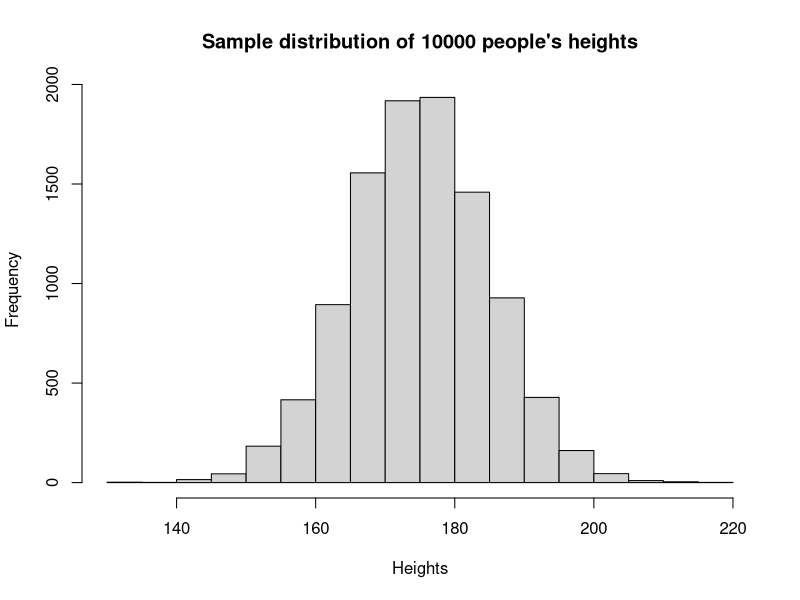
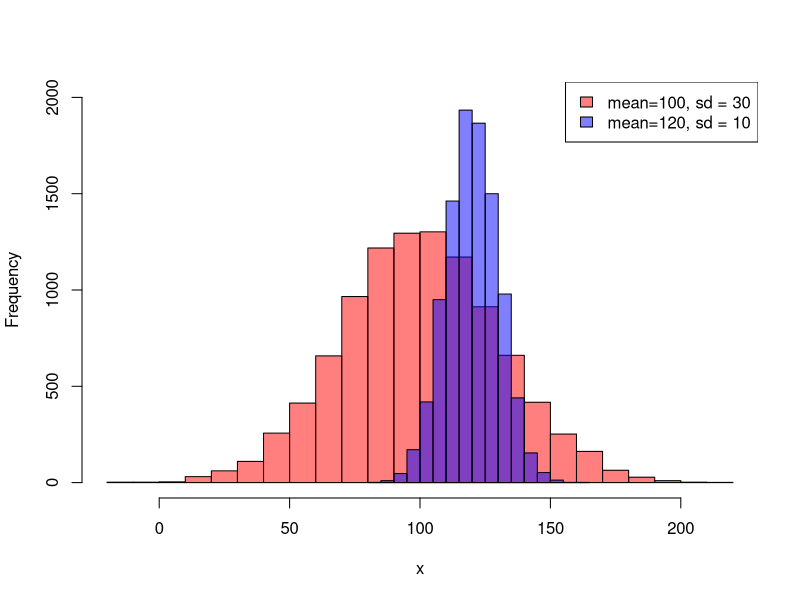
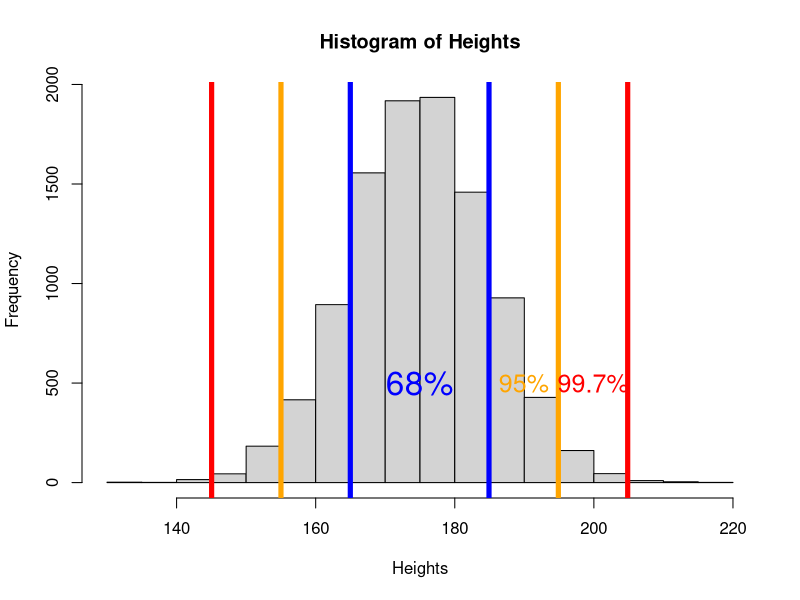
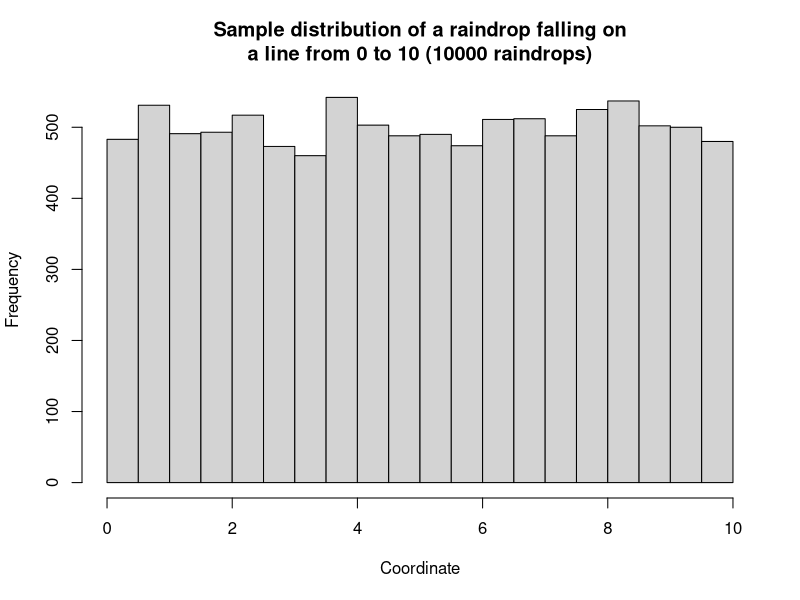
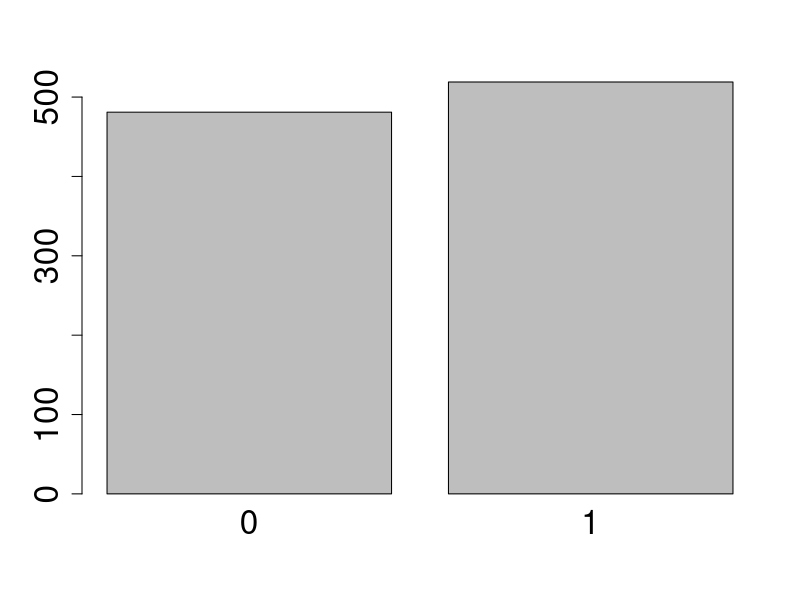
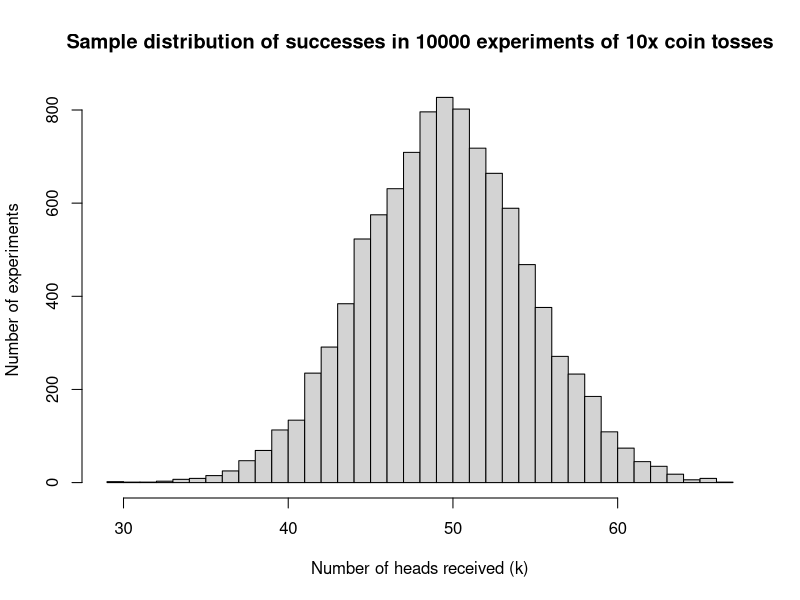
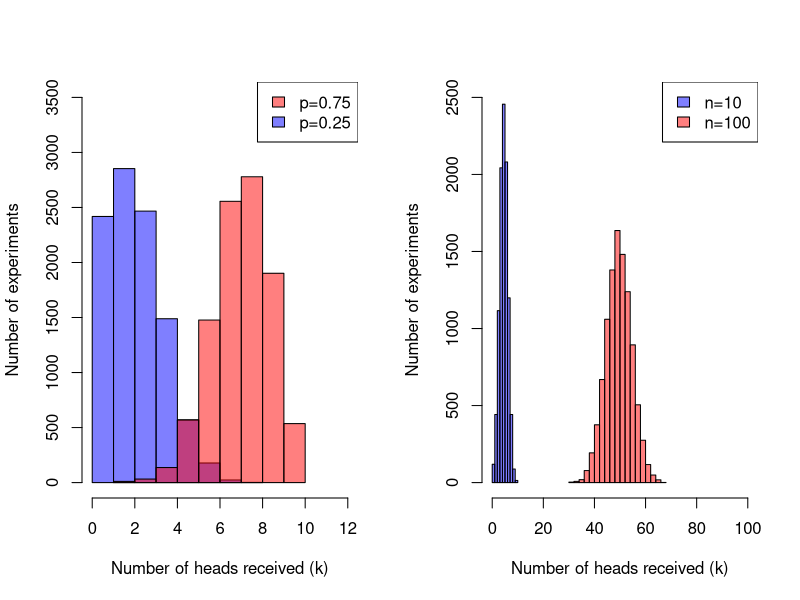
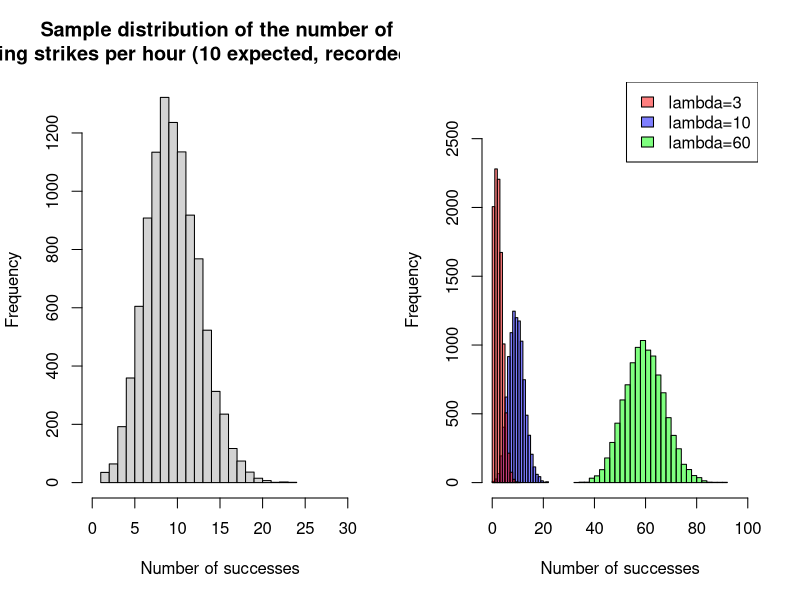

The R source for these figures, in order:
## ---- chunk 1
knitr::opts_chunk$set(echo = F, fig.width = 8, fig.height = 4)
## ---- chunk 2
Heights = rnorm(10000, mean = 175, sd = 10)
hist(Heights, breaks = 30, freq = T,
     main = 'Sample distribution of 10000 people\'s heights' )
## ---- chunk 3
Heights_sd30 = rnorm(10000, mean = 100, sd = 30)
Heights_sd10 = rnorm(10000, mean = 120, sd = 10)

hist(Heights_sd30, breaks = 30, freq = T, 
     col = rgb(1, 0, 0, alpha = 0.5), ylim= c(0, 2000), 
     main='', xlab='x')
hist(Heights_sd10, breaks = 20, freq = T, 
     col = rgb(0, 0, 1, alpha = 0.5), add = TRUE)

legend("topright", legend = c("mean=100, sd = 30", "mean=120, sd = 10"), 
       fill = c(rgb(1, 0, 0, alpha = 0.5),
                rgb(0, 0, 1, alpha = 0.5)))
## ---- chunk 4
hist(Heights, breaks = 30, freq = T)

abline(v=mean(Heights)+sd(Heights), col='blue', lwd=5)
abline(v=mean(Heights)-sd(Heights), col='blue', lwd=5)
text(mean(Heights), 500, '68%', cex=2, col = "blue")

abline(v=mean(Heights)+2*sd(Heights), col='orange', lwd=5)
abline(v=mean(Heights)-2*sd(Heights), col='orange', lwd=5)
text(mean(Heights)+1.5*sd(Heights), 500, '95%', 
     cex=1.5, col = "orange")

abline(v=mean(Heights)+3*sd(Heights), col='red', lwd=5)
abline(v=mean(Heights)-3*sd(Heights), col='red', lwd=5)
text(mean(Heights)+2.5*sd(Heights), 500, '99.7%', 
     cex=1.5, col = "red")

## ---- chunk 5
raindrops = runif(10000, min=0, max=10)

hist(raindrops, 
     breaks = 30, 
     freq = T,
     xlab = 'Coordinate',
     main = 'Sample distribution of a raindrop falling on\na line from 0 to 10 (10000 raindrops)')
# Probability of raindrop
## ---- chunk 6
coin_toss = rbinom(1000, size = 1, prob = 0.5)
barplot(table(coin_toss), cex.axis = 2, cex.names = 2)
## ---- chunk 7
coin_toss = rbinom(10000, size = 100, p=0.5)
hist(coin_toss, breaks = 30, freq = T,
     xlab = 'Number of heads received (k)', 
     ylab = "Number of experiments",
     main = 'Sample distribution of successes in 10000 experiments of 10x coin tosses')
## ---- chunk 8

coin_toss_100 = rbinom(10000, size = 100, p=0.5)
coin_toss_10 = rbinom(10000, size = 10, p=0.5)

coin_toss_left = rbinom(10000, size = 10, p=0.25)
coin_toss_right = rbinom(10000, size = 10, p=0.75)

par(mfrow=c(1,2))
hist(coin_toss_left, breaks = 10, freq = T, 
     xlab = 'Number of heads received (k)', 
     ylab = "Number of experiments",
     main = "", 
     xlim=c(0, 12), 
     ylim = c(0,3500),
     col = rgb(0, 0, 1, alpha = 0.5))

hist(coin_toss_right, breaks = 10, freq = T, 
     xlab = 'Number of heads received (k)', 
     ylab = "Number of experiments",
     main = "", add=T, 
     col = rgb(1, 0, 0, alpha = 0.5))


legend("topright", legend = c("p=0.75",
                              "p=0.25"), 
       fill = c(rgb(1, 0, 0, alpha = 0.5),
                rgb(0, 0, 1, alpha = 0.5)))

hist(coin_toss_100, breaks = 20, freq = T, 
     xlab = 'Number of heads received (k)', 
     ylab = "Number of experiments",
     main = "", 
     xlim=c(0, 100), 
     ylim = c(0,2500),
     col = rgb(1, 0, 0, alpha = 0.5))

hist(coin_toss_10, breaks = 10, freq = T, 
     add=T, 
     col = rgb(0, 0, 1, alpha = 0.5))

legend("topright", legend = c("n=10",
                              "n=100"), 
       fill = c(rgb(0, 0, 1, alpha = 0.5),
                rgb(1, 0, 0, alpha = 0.5)))
## ---- chunk 9
pois_rand = rpois(10000, 10)

hist(pois_rand, breaks = 30, freq = T, 
     xlab = 'Number of successes',
     main = 'Sample distribution of the number of \nlightning strikes per hour (10 expected, recorded 10000 h)',
     xlim = c(0, 30))
## ---- chunk 10
pois_rand = rpois(10000, 10)
pois_rand_2 = rpois(10000, 60)
pois_rand_3 = rpois(10000, 3)

hist(pois_rand, breaks = 30, freq = T, 
     xlab = 'Number of successes',
     # ylab = "Number of experiments", 
     ylim = c(0, 2800),
     xlim = c(0, 100),
     main = "",
     col = rgb(0, 0, 1, alpha = 0.5),
     )

hist(pois_rand_2, breaks = 30, freq = T,
     col = rgb(0, 1, 0, alpha = 0.5),
     add = T)

hist(pois_rand_3, breaks = 10, freq = T, 
     col = rgb(1, 0, 0, alpha = 0.5),
     add = T)


legend("topright", legend = c("lambda=3", 
                              "lambda=10",
                              "lambda=60"), 
       fill = c(rgb(1, 0, 0, alpha = 0.5),
                rgb(0, 0, 1, alpha = 0.5),
                rgb(0, 1, 0, alpha = 0.5)))
## ---- chunk 11
rnorm(n=5, mean=100, sd=10)
## ---- chunk 12
dnorm(x=100, mean=100, sd=10)
## ---- chunk 13
pnorm(80, mean=100, sd=10) # prob to obtain any value less than 80
pnorm(c(70,80,90,110,120,130), mean=100, sd=10)
## ---- chunk 14
qnorm(c(0.003, 0.05, 0.16, 0.84, 0.95, 0.997), mean=100, sd=10)
